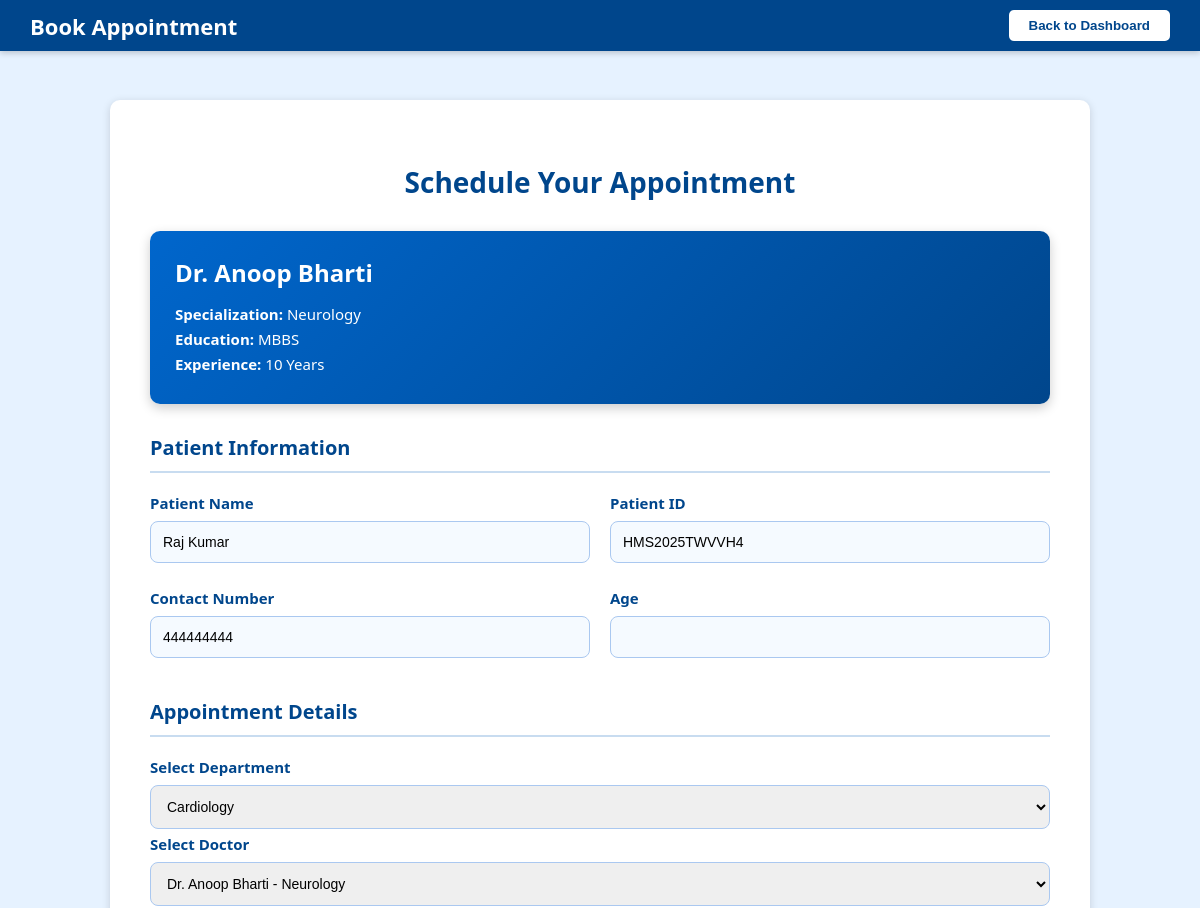
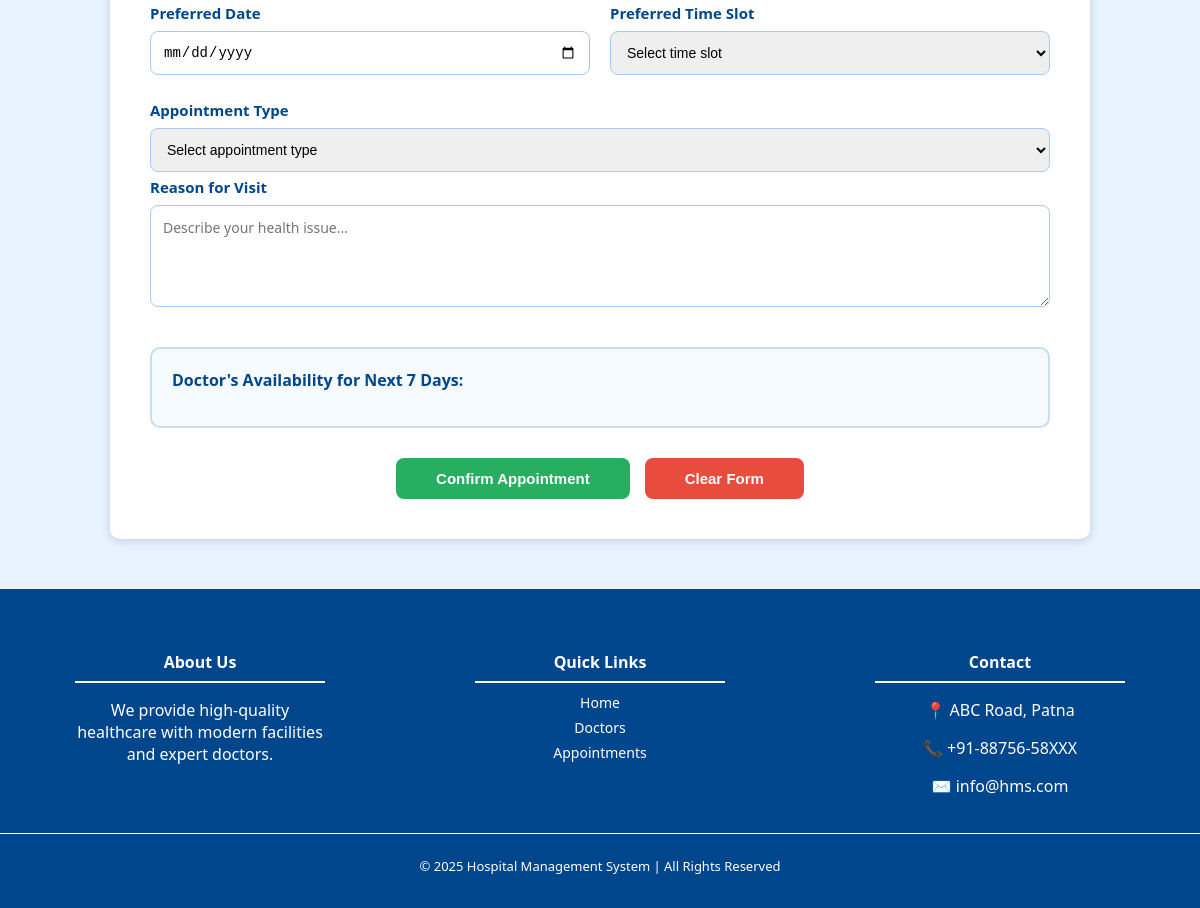
Screenshot of /book-appointment/1 (signed in) with the database file from the repository (2 pictures, top to bottom).
### app.py (models this page shows)
class Doctor(db.Model):
    id = db.Column(db.Integer, primary_key=True)
    username = db.Column(db.String(100), unique=True, nullable=False)
    password = db.Column(db.String(200), nullable=False)
    first_name = db.Column(db.String(100), nullable=False)
    last_name = db.Column(db.String(100), nullable=False)
    email = db.Column(db.String(120), unique=True, nullable=False)
    contact = db.Column(db.String(15), nullable=False)
    department_id = db.Column(db.Integer, db.ForeignKey('department.id'), nullable=False)
    specialization = db.Column(db.String(100))
    education = db.Column(db.Text)
    experience = db.Column(db.Integer)
    is_active = db.Column(db.Boolean, default=True)
    appointments = db.relationship('Appointment', backref='doctor', lazy=True)

class Patient(db.Model):
    id = db.Column(db.Integer, primary_key=True)
    username = db.Column(db.String(100), unique=True, nullable=False)
    password = db.Column(db.String(200), nullable=False)
    patient_id = db.Column(db.String(20), unique=True, nullable=False)
    first_name = db.Column(db.String(100), nullable=False)
    last_name = db.Column(db.String(100), nullable=False)
    email = db.Column(db.String(120), unique=True, nullable=False)
    contact = db.Column(db.String(15), nullable=False)
    age = db.Column(db.Integer)
    sex = db.Column(db.String(10))
    blood_group = db.Column(db.String(5))
    city = db.Column(db.String(100))
    pincode = db.Column(db.String(10))
    state = db.Column(db.String(100))
    country = db.Column(db.String(100))
    is_active = db.Column(db.Boolean, default=True)
    appointments = db.relationship('Appointment', backref='patient', lazy=True)

class Department(db.Model):
    id = db.Column(db.Integer, primary_key=True)
    name = db.Column(db.String(100), unique=True, nullable=False)
    description = db.Column(db.Text)
    doctors = db.relationship('Doctor', backref='department', lazy=True)

### app.py (the view, shortened to what this page needs)
@app.route('/book-appointment/<int:doctor_id>', methods=['GET', 'POST'])
def book_appointment(doctor_id):
    if session.get('user_type') != 'patient':
        return redirect(url_for('login'))
    patient = Patient.query.get(session['user_id'])
    doctor = Doctor.query.get_or_404(doctor_id)
    departments = Department.query.all()
    doctors = Doctor.query.filter_by(is_active=True).all()
    return render_template('book_appoinment.html',
                           patient=patient,
                           doctor=doctor,
                           departments=departments,
                           doctors=doctors)

### templates/book_appoinment.html (shortened to what this page needs)
<!DOCTYPE html>
<html lang="en">
<head>
    <link rel="stylesheet" href="{{ url_for('static', filename='book_appoinment.css') }}">
</head>
<body>
    <header>
        <div class="nav-bar">
            <h2>Book Appointment</h2>
            <input type="button" class="back-btn" value="Back to Dashboard"
                onclick="window.location.href='{{ url_for('patient_dashboard') }}'">
        </div>
    </header>
    <main>
        <div class="booking-container">
            <h2 class="page-title">Schedule Your Appointment</h2>
            <div class="doctor-info-card">
                <div class="doctor-details">
                    <h3>Dr. {{ doctor.first_name }} {{ doctor.last_name }}</h3>
                    <p><strong>Specialization:</strong> {{ doctor.specialization }}</p>
                    <p><strong>Education:</strong> {{ doctor.education }}</p>
                    <p><strong>Experience:</strong> {{ doctor.experience }} Years</p>
                </div>
            </div>
            <form id="appointment-form" method="POST" action="{{ url_for('book_appointment', doctor_id=doctor.id) }}">
                <div class="form-section">
                    <h3 class="section-title">Patient Information</h3>
                    <div class="form-row">
                        <div class="form-group">
                            <label>Patient Name</label>
                            <input type="text" value="{{ patient.first_name }} {{ patient.last_name }}" readonly>
                        </div>
                        <div class="form-group">
                            <label>Patient ID</label>
                            <input type="text" value="{{ patient.patient_id }}" readonly>
                        </div>
                    </div>
                    <div class="form-row">
                        <div class="form-group">
                            <label>Contact Number</label>
                            <input type="text" value="{{ patient.contact }}" readonly>
                        </div>
                        <div class="form-group">
                            <label>Age</label>
                            <input type="number" value="{{ patient.age }}" readonly>
                        </div>
                    </div>
                </div>
                <div class="form-section">
                    <h3 class="section-title">Appointment Details</h3>
                    <div class="form-group">
                        <label>Select Department</label>
                        <select name="department" required>
                            <option value="{{ doctor.department.name }}" selected>
                                {{ doctor.department.name }}
                            </option>
                        </select>
                    </div>
                    <div class="form-group">
                        <label>Select Doctor</label>
                        <select name="doctor" required>
                            <option value="{{ doctor.id }}" selected>
                                Dr. {{ doctor.first_name }} {{ doctor.last_name }} - {{ doctor.specialization }}
                            </option>
                        </select>
                    </div>
                    <div class="form-row">
                        <div class="form-group">
                            <label>Preferred Date</label>
                            <input type="date" name="appointment_date" required>
                        </div>
                        <div class="form-group">
                            <label>Preferred Time Slot</label>
                            <select name="time_slot" required>
                                <option value="">Select time slot</option>
                            </select>
                        </div>
                    </div>
                    <div class="form-group">
                        <label>Appointment Type</label>
                        <select name="appointment_type" required>
                            <option value="">Select appointment type</option>
                        </select>
                    </div>
                    <div class="form-group">
                        <label>Reason for Visit</label>
                        <textarea name="reason" rows="4" placeholder="Describe your health issue..."></textarea>
                    </div>
                </div>
                <div class="availability-notice">
                    <h4>Doctor's Availability for Next 7 Days:</h4>
                </div>
                <div class="button-group">
                    <button type="submit" class="confirm-btn">Confirm Appointment</button>
                    <button type="reset" class="reset-btn">Clear Form</button>
                </div>
            </form>
        </div>
    </main>
    <footer>
        <div class="footer">
            <div class="footer-container">
                <div class="footer-section">
                    <h4>About Us</h4>
                    <p>We provide high-quality healthcare with modern facilities and expert doctors.</p>
                </div>
                <div class="footer-section">
                    <h4>Quick Links</h4>
                    <a href="{{ url_for('index') }}">Home</a>
                    <a href="{{ url_for('doctor_list') }}">Doctors</a>
                    <a href="{{ url_for('patient_dashboard') }}">Appointments</a>
                </div>
                <div class="footer-section">
                    <h4>Contact</h4>
                    <p>📍 ABC Road, Patna</p>
                    <p>📞 +91-88756-58XXX</p>
                    <p>✉️ info@hms.com</p>
                </div>
            </div>
            <div class="footer-bottom">
                <p>© 2025 Hospital Management System | All Rights Reserved</p>
            </div>
        </div>
    </footer>
</body>
</html>

### static/book_appoinment.css (style rules this page uses)
body { font-family: 'Segoe UI', Tahoma, Geneva, Verdana, sans-serif, Arial, Helvetica, sans-serif; margin: 0; padding-top: 50px; background-color: rgb(230, 242, 255); }
.nav-bar { display: flex; flex-direction: row; align-items: center; justify-content: space-between; background-color: rgb(0, 70, 140); top: 0; left: 0; width: 100%; position: fixed; z-index: 1000; box-sizing: border-box; color: white; padding: 10px 30px; box-shadow: 0 2px 6px rgba(0, 0, 0, 0.2); }
.nav-bar h2 { margin: 0; font-size: 22px; }
.back-btn { padding: 8px 20px; background-color: white; color: rgb(0, 70, 140); border: none; border-radius: 5px; font-weight: bold; cursor: pointer; transition: 0.3s ease; }
.booking-container { max-width: 900px; margin: 50px auto; background-color: white; padding: 40px; border-radius: 10px; box-shadow: 0 2px 8px rgba(0, 0, 0, 0.15); }
.page-title { text-align: center; color: rgb(0, 70, 140); margin-bottom: 30px; font-size: 28px; }
.doctor-info-card { background: linear-gradient(135deg, rgb(0, 102, 204), rgb(0, 70, 140)); color: white; padding: 25px; border-radius: 10px; margin-bottom: 30px; box-shadow: 0 4px 12px rgba(0, 0, 0, 0.2); }
.doctor-details h3 { margin: 0 0 15px 0; font-size: 24px; }
.doctor-details p { margin: 5px 0; font-size: 15px; }
.form-section { margin-bottom: 35px; }
.section-title { color: rgb(0, 70, 140); border-bottom: 2px solid rgb(200, 220, 240); padding-bottom: 10px; margin-bottom: 20px; font-size: 20px; }
.form-row { display: grid; grid-template-columns: 1fr 1fr; gap: 20px; margin-bottom: 20px; }
.form-group { display: flex; flex-direction: column; }
.form-group label { color: rgb(0, 70, 140); font-weight: bold; margin-bottom: 8px; font-size: 15px; }
.form-group input, .form-group select, .form-group textarea { padding: 12px; border: 1px solid rgb(170, 200, 240); border-radius: 8px; font-size: 14px; margin-bottom: 5px; outline: none; transition: border-color 0.3s ease; }
.form-group input[readonly] { background-color: rgb(245, 250, 255); cursor: not-allowed; }
.form-group textarea { resize: vertical; font-family: 'Segoe UI', Tahoma, Geneva, Verdana, sans-serif; }
.availability-notice { background-color: rgb(245, 250, 255); border: 2px solid rgb(200, 220, 240); border-radius: 10px; padding: 20px; margin-bottom: 30px; }
.availability-notice h4 { color: rgb(0, 70, 140); margin-top: 0; margin-bottom: 15px; }
.button-group { display: flex; justify-content: center; gap: 15px; margin-top: 30px; }
.confirm-btn, .reset-btn { padding: 12px 40px; border: none; border-radius: 8px; font-weight: bold; font-size: 15px; cursor: pointer; transition: 0.3s ease; }
.confirm-btn { background-color: rgb(39, 174, 96); color: white; }
.reset-btn { background-color: rgb(231, 76, 60); color: white; }
footer { background-color: rgb(0, 70, 140); color: white; padding: 20px 0; text-align: center; margin-top: 50px; }
.footer-container { display: flex; justify-content: space-around; flex-wrap: wrap; margin: 10px 0; }
.footer-section { width: 250px; margin: 10px; }
.footer-section h4 { border-bottom: 2px solid white; padding-bottom: 8px; margin-bottom: 10px; }
.footer-section a { color: white; text-decoration: none; display: block; margin-bottom: 6px; font-size: 14px; text-align: center; }
.footer-bottom { border-top: 1px solid white; padding-top: 10px; font-size: 13px; color: white; }

### rows the page displays
Doctor: first_name "Anoop", last_name "Bharti", specialization "Neurology", education "MBBS", experience "10"
Patient: first_name "Raj Kumar", patient_id "HMS2025TWVVH4", contact "444444444"
Department: department "Cardiology"
